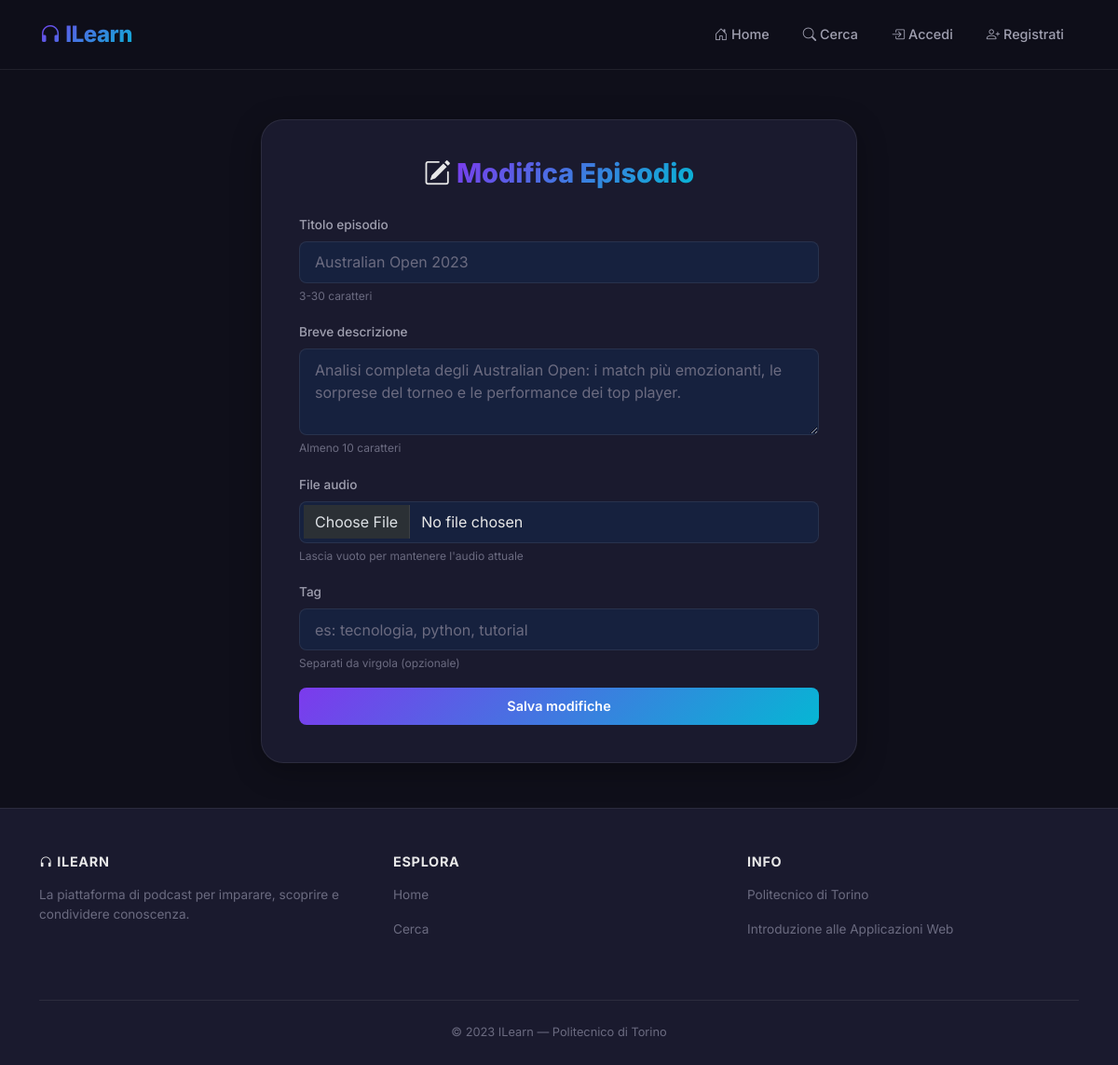
Screenshot of /modificaEpisodio/Australian Open 2023 (signed in) with the database file from the repository.
### tables this page shows
CREATE TABLE "EPISODI" (
	"episodio_id"	INTEGER NOT NULL,
	"podcast_id"	INTEGER NOT NULL,
	"Titolo"	TEXT NOT NULL,
	"Descrizione"	TEXT NOT NULL,
	"DataCreazione"	TEXT NOT NULL,
	"Estensione"	TEXT NOT NULL, Durata REAL DEFAULT NULL,
	PRIMARY KEY("episodio_id" AUTOINCREMENT),
	FOREIGN KEY("podcast_id") REFERENCES "PODCAST"("podcast_id") ON DELETE CASCADE
);

### app.py (the view)
@app.route('/modificaEpisodio/<titolo>')
@login_required
def modificaEpisodio(titolo):
    episodio = db_interaction.getEpisodio_fromTitolo(titolo)
    if episodio:
        podcast = db_interaction.get_podcast_by_id(episodio['podcast_id'])
        if int(podcast['utente_id']) == int(current_user.get_id()):
            tags = db_interaction.get_tags_by_episodio(episodio['episodio_id'])
            tags_str = ', '.join([t['Nome'] for t in tags])
            return render_template('modificaEpisodio.html', episodio=episodio, tags_str=tags_str)
        else:
            flash('Non sei il creatore di questo podcast', 'danger')
            return redirect(url_for('home'))
    else:
        flash('La richiesta non è andata a buon fine', "danger")
        return redirect(url_for('home'))

### app.py (called while the page is built)
@login_manager.user_loader
def load_user(user_id):
    db_user = db_interaction.get_user_with_password_by_id(user_id)
    user = User(id=db_user['ID'], email=db_user['Email'], password=db_user['Password'], type=db_user['Tipo'], username=db_user['Username'])
    return user

### db_interaction.py (called while the page is built)
def get_user_with_password_by_id(id):
    conn = sqlite3.connect('db/podcast.db')
    conn.row_factory = sqlite3.Row
    cursor = conn.cursor()
    sql = 'SELECT * FROM UTENTI WHERE ID = ?'
    cursor.execute(sql, (id,))
    user = cursor.fetchone()
    cursor.close()
    conn.close()
    return user

def get_podcast_by_id(podcast_id):
    conn = sqlite3.connect('db/podcast.db')
    conn.row_factory = sqlite3.Row
    cursor = conn.cursor()
    sql = 'SELECT * FROM PODCAST, UTENTI WHERE PODCAST.utente_id = UTENTI.ID AND podcast_id = ?'
    cursor.execute(sql, (podcast_id,))
    podcast = cursor.fetchone()
    cursor.close()
    conn.close()
    return podcast

def getEpisodio_fromTitolo(titolo):
    conn = sqlite3.connect('db/podcast.db')
    conn.row_factory = sqlite3.Row
    cursor = conn.cursor()
    sql = 'SELECT * FROM EPISODI WHERE Titolo=?'
    cursor.execute(sql, (titolo,))
    episodio = cursor.fetchone()
    cursor.close()
    conn.close()
    return episodio

def get_tags_by_episodio(episodio_id):
    conn = sqlite3.connect('db/podcast.db')
    conn.row_factory = sqlite3.Row
    cursor = conn.cursor()
    cursor.execute('''
        SELECT T.tag_id, T.Nome FROM TAGS T
        JOIN EPISODIO_TAGS ET ON T.tag_id = ET.tag_id
        WHERE ET.episodio_id = ?
        ORDER BY T.Nome
    ''', (episodio_id,))
    result = cursor.fetchall()
    cursor.close()
    conn.close()
    return result

### templates/modificaEpisodio.html (shortened to what this page needs)
{% extends "base.html" %}
{% block content %}
<div class="form-glass form-wide" data-aos="fade-up">
    <h2 class="form-title"><i class="bi bi-pencil-square"></i> <span class="text-gradient">Modifica Episodio</span></h2>
    <form action="/modificaEpisodio/{{ episodio.Titolo }}" method="POST" enctype="multipart/form-data">
        <div class="mb-3">
            <label for="title" class="form-label">Titolo episodio</label>
            <input type="text" class="form-control" name="title" placeholder="{{ episodio.Titolo }}" minlength="3" maxlength="30">
            <div class="form-text">3-30 caratteri</div>
        </div>
        <div class="mb-3">
            <label for="content" class="form-label">Breve descrizione</label>
            <textarea class="form-control" name="description" placeholder="{{ episodio.Descrizione }}" rows="3" minlength="10"></textarea>
            <div class="form-text">Almeno 10 caratteri</div>
        </div>
        <div class="mb-3">
            <label for="formFileSm" class="form-label">File audio</label>
            <input class="form-control" id="formFileSm" type="file" name="fileaudio" accept=".mp3,.wav">
            <div class="form-text">Lascia vuoto per mantenere l'audio attuale</div>
        </div>
        <div class="mb-3">
            <label for="tags" class="form-label">Tag</label>
            <input type="text" class="form-control" name="tags" value="{{ tags_str|default('') }}" placeholder="es: tecnologia, python, tutorial">
            <div class="form-text">Separati da virgola (opzionale)</div>
        </div>
        <div class="d-grid">
            <button type="submit" class="btn btn-gradient">Salva modifiche</button>
        </div>
    </form>
</div>
{% endblock %}

### static/style.css (style rules this page uses)
:root { --bg-primary: #0f0f1a; --bg-card: #1a1a2e; --bg-elevated: #16213e; --bg-glass: rgba(255, 255, 255, 0.05); --bg-glass-hover: rgba(255, 255, 255, 0.08); --accent-primary: #7c3aed; --accent-secondary: #06b6d4; --gradient-accent: linear-gradient(135deg, #7c3aed, #06b6d4); --gradient-hero: linear-gradient(135deg, #0f0f1a 0%, #1a1a2e 50%, #16213e 100%); --text-primary: #e8e8e8; --text-secondary: #a0a0b0; --text-muted: #6b6b80; --border-glass: rgba(255, 255, 255, 0.08); --shadow-card: 0 8px 32px rgba(0, 0, 0, 0.3); --shadow-hover: 0 16px 48px rgba(124, 58, 237, 0.15); --shadow-glow: 0 0 20px rgba(124, 58, 237, 0.3); --radius-sm: 8px; --radius-md: 12px; --radius-lg: 16px; --radius-xl: 24px; --transition-fast: 0.2s ease; --transition-normal: 0.3s ease; --transition-slow: 0.5s ease; }
* { margin: 0; padding: 0; box-sizing: border-box; }
body { font-family: 'Inter', sans-serif; background-color: var(--bg-primary); color: var(--text-primary); line-height: 1.6; overflow-x: hidden; min-height: 100vh; display: flex; flex-direction: column; }
.form-glass { background: var(--bg-card); border: 1px solid var(--border-glass); border-radius: var(--radius-xl); padding: 2.5rem; box-shadow: var(--shadow-card); max-width: 480px; margin: 3rem auto; }
.form-glass.form-wide { max-width: 640px; }
.form-glass .form-label { color: var(--text-secondary); font-weight: 500; font-size: 0.85rem; margin-bottom: 0.4rem; }
.form-glass .form-control, .form-glass .form-select { background: var(--bg-elevated); border: 1px solid var(--border-glass); border-radius: var(--radius-sm); color: var(--text-primary); padding: 0.6rem 1rem; transition: all var(--transition-fast); }
.form-glass .form-control::placeholder { color: var(--text-muted); }
.form-glass .form-text { color: var(--text-muted); font-size: 0.75rem; }
.form-title { font-weight: 800; font-size: 1.8rem; margin-bottom: 1.5rem; text-align: center; }
.btn-gradient { background: var(--gradient-accent); color: white; border: none; border-radius: var(--radius-sm); padding: 0.6rem 1.5rem; font-weight: 600; font-size: 0.9rem; transition: all var(--transition-normal); cursor: pointer; }
.text-gradient { background: var(--gradient-accent); -webkit-background-clip: text; -webkit-text-fill-color: transparent; background-clip: text; }

### rows the page displays
EPISODI: title "Australian Open 2023", description "Analisi completa degli Australian Open: i match più emozionanti, le sorprese del torneo e le performance dei top player."
